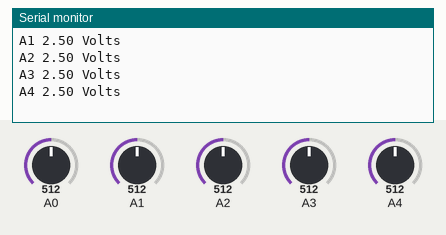
Simulated run of this sketch. Board: Arduino Uno, built with avr-gcc and run on an emulated ATmega328P. Shown: the last lines printed to the serial monitor. The test bench sets the inputs (shaded band); at power-on: A0 = 512, A1 = 512, A2 = 512, A3 = 512, A4 = 512.

Above: at 5.8 s.
5.9 s: A0 set to 716
11.9 s: A1 set to 716
17.9 s: A2 set to 716
23.9 s: A3 set to 716
At 26.6 s:
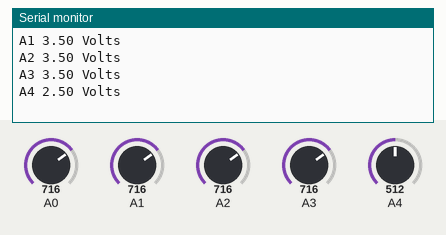
29.9 s: A4 set to 716
At 31.0 s:
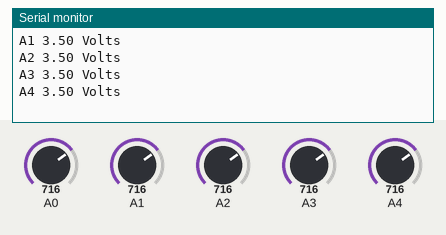
35.9 s: A0 set to 992
Timing chart, 0 to 38.9 s (numbered marks = the images above; inputs shaded):
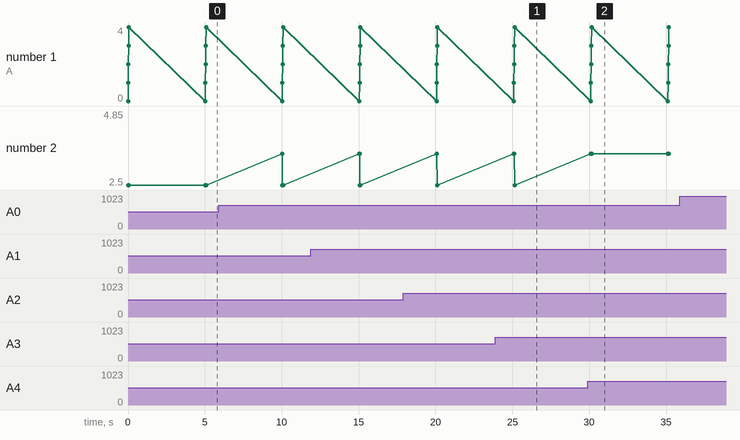

The sketch:

potentiometer_voltage_to_serial_monitor.ino
```cpp
void setup() {
  Serial.begin(9600);
}

void loop() {
  for(int i = 0; i < 5; ++i){
    int rawValue = analogRead(A0 + i);
    const float voltage = rawValue * (5.0 / 1023.0);
    String si = String(i);
    Serial.print("A" + si + " ");
    Serial.print(voltage);
    Serial.println(" Volts");
  }
  Serial.println(" \n\n\n");
  delay(5000);
}
```

Measured:
- after the input at 23.9 s, the serial monitor: prints a new line after 1.2 s (image 1)
- after the input at 29.9 s, the serial monitor: prints a new line after 0.26 s (image 2)
